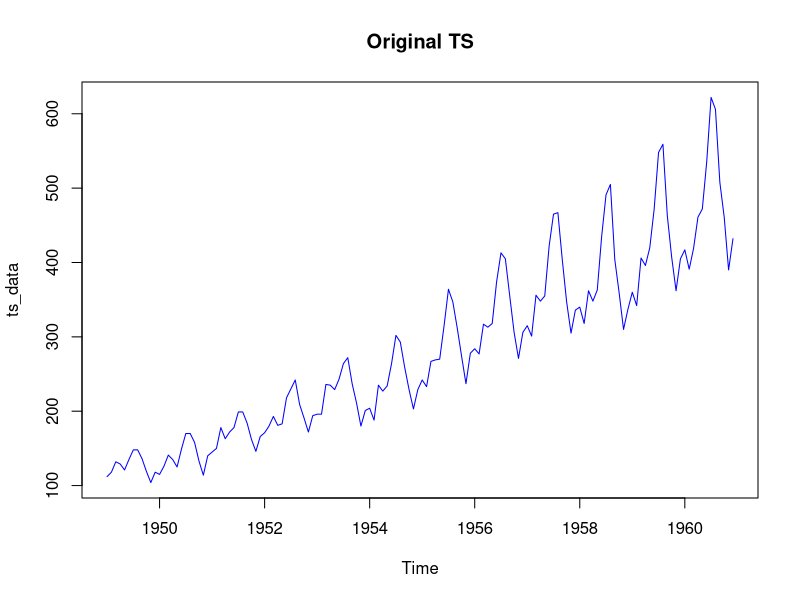
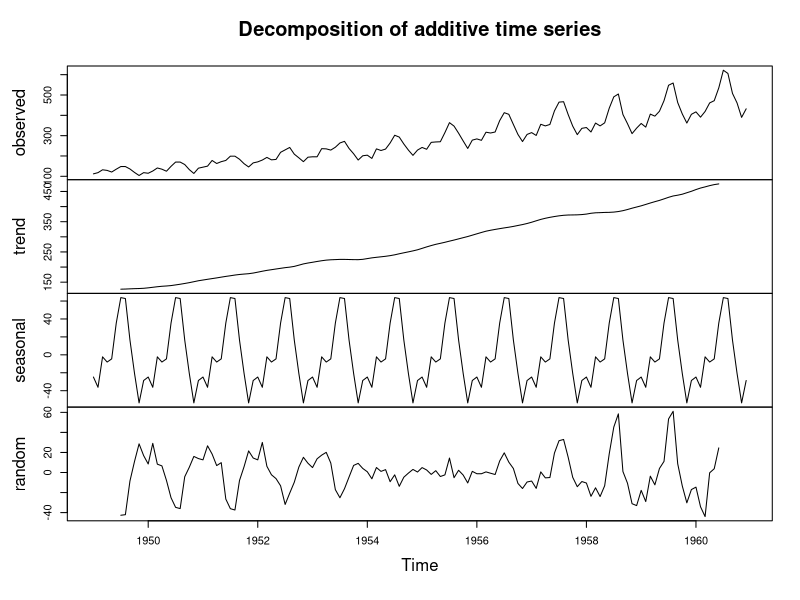

Recreate these plots in R, in order. (Note: this script raises an error after producing the figures.)
AirPassengers
summary(AirPassengers)
ts_data <- AirPassengers

plot(ts_data,main="Original TS",col = "blue")

decomposed <- decompose(ts_data)
decomposed
plot(decomposed)

str(ts_data)
adf.test(ts_data)

model <- auto.arima(ts_data)
summary(model)

forecasted <- forecast(model,h=12)
forecasted
plot(forecasted)
